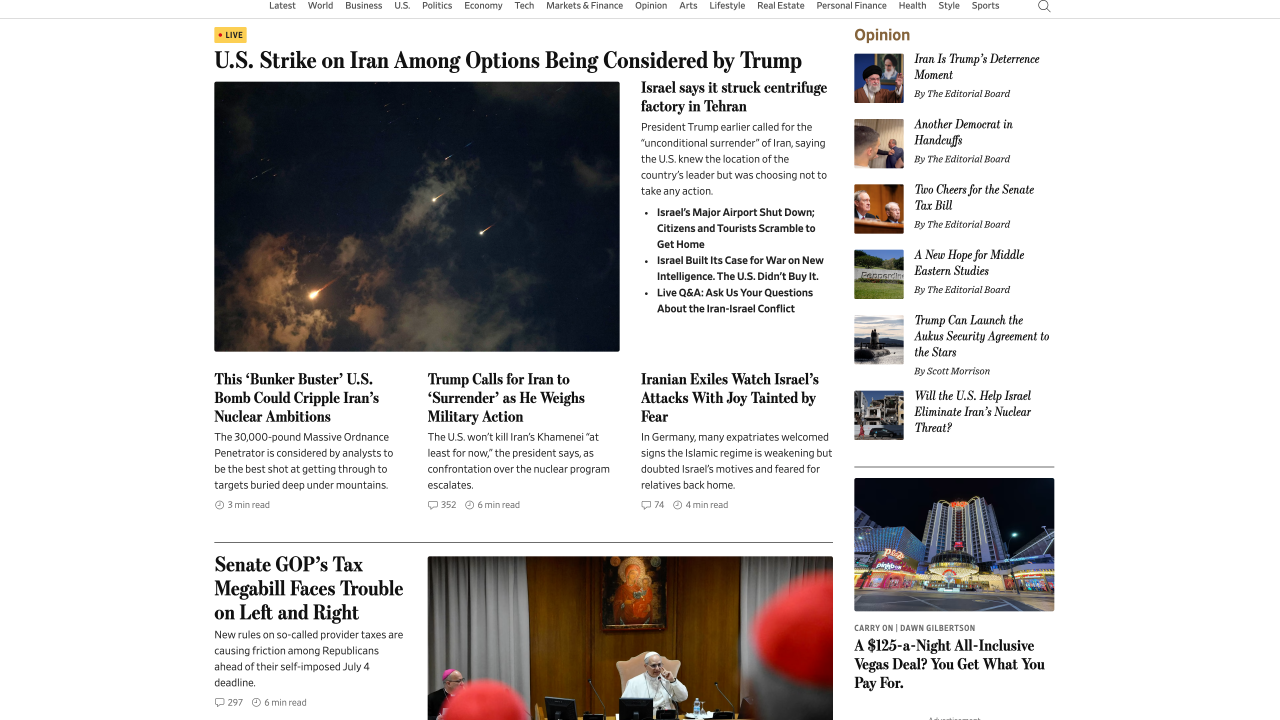
#> input picture stimuli_preparation/us_newsimg.png, 3840 x 2160 px (shown at 1/3 size)
$ python '[OE] MTF_test_v0.4.py'
#> lines starting #> are read from the running program, lines starting #| are printed output that depends on the picture
import cv2
import numpy as np
import matplotlib.pyplot as plt

#MTD模糊
# [67 lines left out: functions mtf_to_sigma, apply_radial_motion_blur, not called in this run]

def scanMTF(frequency_lpmm, pixel_size_mm):
    # 已知參數
    #pixel_size_mm = 0.1        # 例如 0.1 mm/pixel
    #frequency_lpmm = 20                # 頻率 20 lp/mm

    # sigma_pixel 掃描範圍
    sigma_pixel_range = np.linspace(0, 5, 1000)
    sigma_mm = sigma_pixel_range * pixel_size_mm

    # 計算對應的 MTF 值
    mtf_values = np.exp(-2 * (np.pi**2) * (sigma_mm**2) * (frequency_lpmm**2))
    mtf_percent = mtf_values * 100

    # 初始化圖形
    plt.figure(figsize=(10, 6))
    plt.plot(sigma_pixel_range, mtf_percent, label="MTF Curve", color='blue')

    # 標記每 5% MTF 所對應的 sigma_pixel
    target_mtf_levels = np.arange(100, -5, -5)  # 100, 95, ..., 0

    for target_mtf in target_mtf_levels:
        idx = np.argmin(np.abs(mtf_percent - target_mtf))  # 找最接近的索引
        sig_val = sigma_pixel_range[idx]
        mtf_val = mtf_percent[idx]
        plt.plot(sig_val, mtf_val, 'ro')  # 紅點
        plt.text(sig_val, mtf_val + 2, f"{sig_val:.2f}", ha='center', fontsize=8, color='red')

    # 標示與格式
    plt.xlabel("Sigma (pixel)")
    plt.ylabel("MTF (%)")
    plt.title(f"MTF vs Sigma (f = {frequency_lpmm} lp/mm, pixel size = {pixel_size_mm} mm)")
    plt.grid(True)
    plt.ylim(0, 105)
    plt.legend()
    plt.show()

def sigma_vs_mtf(f_lpmm, pixel_size_mm, sigma_pixel_max=5):
    # 建立 sigma_pixel 掃描範圍
    sigma_pixel_range = np.linspace(0, sigma_pixel_max, 10000)
    sigma_mm = sigma_pixel_range * pixel_size_mm

    # 計算對應 MTF
    mtf_values = np.exp(-2 * (np.pi**2) * (sigma_mm**2) * (f_lpmm**2))
    mtf_percent = mtf_values * 100

    # 標記每 5% MTF 所對應的 sigma_pixel
    target_mtf_levels = np.arange(100, -5, -5)  # 100, 95, ..., 0
    result_table = []

    print(f"\nMTF (f = {f_lpmm} lp/mm, pixel size = {pixel_size_mm} mm)")
    print("-" * 40)
    for target_mtf in target_mtf_levels:
        idx = np.argmin(np.abs(mtf_percent - target_mtf))
        sig_val = sigma_pixel_range[idx]
        result_table.append((target_mtf, sig_val))
        print(f"MTF {target_mtf:>3}% → sigma_pixel ≈ {sig_val:.4f}")

    return result_table

def lookup_sigma_from_mtf(target_table, mtf_list):
    mtf_values, sigma_values = zip(*target_table)
    results = []
    for mtf_target in mtf_list:
        idx = np.argmin(np.abs(np.array(mtf_values) - mtf_target))
        sigma_pixel = sigma_values[idx]
        results.append((mtf_target, sigma_pixel))
    return results

# ===== 參數設定 =====
import os
script_dir = os.path.dirname(os.path.abspath(__file__))
name = "us_newsimg.png" # 刺激原圖名稱
image_path = script_dir + "/"     #圖片位置 (使用腳本所在目錄的絕對路徑)
save_path = script_dir + "/mtf_output/"    #儲存圖片位置 (使用腳本所在目錄的絕對路徑)

# 確保輸出目錄存在
os.makedirs(save_path, exist_ok=True)
panel_size = 27     #inch
panel_resolution_H = 3840     #水平
panel_resolution_V = 2160     #垂直
panel_resolution_D = (panel_resolution_H**2 + panel_resolution_V**2)**0.5     #對角
pixel_size_mm = (panel_size * 25.4)/panel_resolution_D     # fiexd(panel規格)
#nyquist_lpmm = round(panel_resolution_D / (panel_size * 25.4)*0.5, 2)       # fixed(panel規格)
nyquist_lpmm = round(1/(2*pixel_size_mm)*2, 2)
frequency_lpmm = nyquist_lpmm
print('Pixel size:', pixel_size_mm)
print('Frequency:', frequency_lpmm)
# ===== 設定拖影參數 =====
max_blur_length = 12  # 拖影程度(pixel)
edge_percentage = 30  # 邊緣拖影範圍百分比
curve = 'linear'

# ===== 讀取彩色圖像 =====
full_image_path = image_path + name
img_bgr = cv2.imread(full_image_path, cv2.IMREAD_COLOR)
#> img_bgr is the input picture: shape (2160, 3840, 3); mean B, G, R 198.4, 199, 201.8
if img_bgr is None:
    raise FileNotFoundError(f"Cannot find the image at {full_image_path}")

img_rgb = cv2.cvtColor(img_bgr, cv2.COLOR_BGR2RGB)

# ===== 掃描 MTF & sigma_pixel 值 =====
target_table = sigma_vs_mtf(frequency_lpmm, pixel_size_mm)
scanMTF(frequency_lpmm, pixel_size_mm)
#> in scanMTF, `plt.show()`:
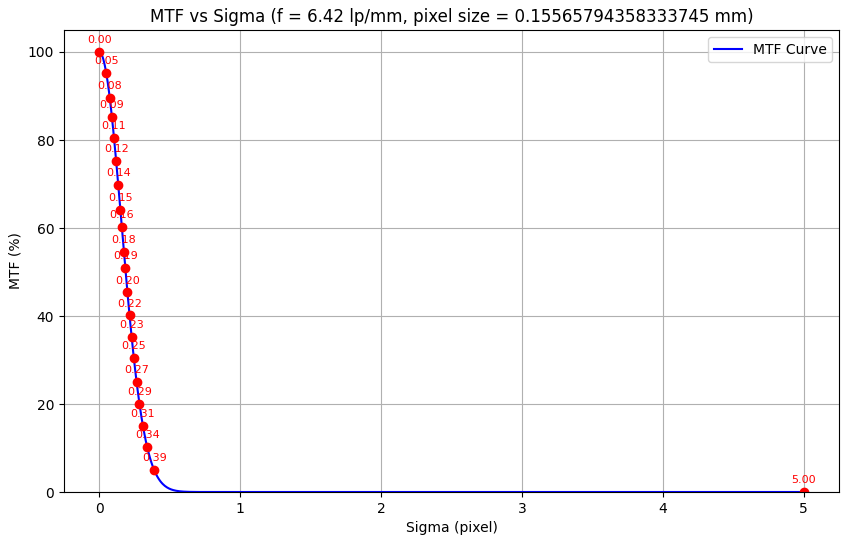
#> figure drawn by matplotlib, 1 panel; curve peaks at x = 0, y = 100

# ===== 計算 sigma 值 =====
test1_MTF = [80, 60, 40, 20]  #MTF模糊百分比

# ===== 查找每個 MTF 對應的 sigma_pixel =====
sigma_mtf_pairs = lookup_sigma_from_mtf(target_table, test1_MTF)
# [25 lines of commented-out code are left out]
for mtf_value, sigma_mm in sigma_mtf_pairs:
    sigma_pixel = sigma_mm/pixel_size_mm
    img_blurred = cv2.GaussianBlur(img_rgb, (0, 0), sigmaX=sigma_pixel, sigmaY=sigma_pixel)

    # 顯示或儲存
    fig = plt.figure(figsize=(19.2, 10.8), dpi=100)
    ax = fig.add_axes([0, 0, 1, 1])
    ax.imshow(img_blurred)
    ax.axis('off')
    fig.savefig(save_path + f"{name}_{mtf_value}MTF_Blur.png", dpi=100)
    plt.close()
    print(f"Saved: {mtf_value}% MTF → sigma ≈ {sigma_pixel:.4f}")

# [20 lines of commented-out code are left out]
